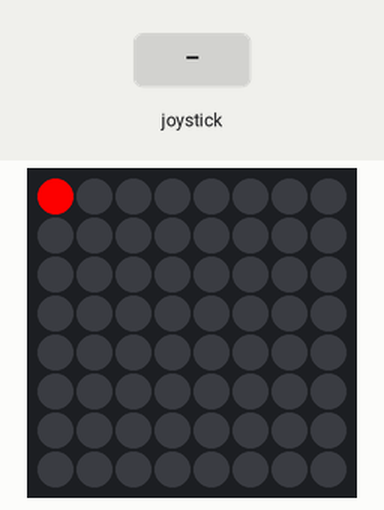
Recording of a program running on a simulated Raspberry Pi (BCM pin numbers) with a Sense HAT. Parts: the Sense HAT's 8×8 RGB LED matrix. The inputs (shaded band) are chosen by the test bench. What the program prints to the terminal is not drawn.

Above: at 1.2 s.
1.3 s: joystick pushed up
2.8 s: joystick pushed left
At 3.1 s:
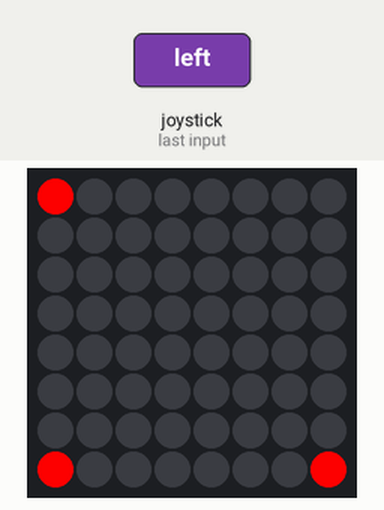
4.3 s: joystick clicked
5.8 s: joystick pushed up
At 6.6 s:
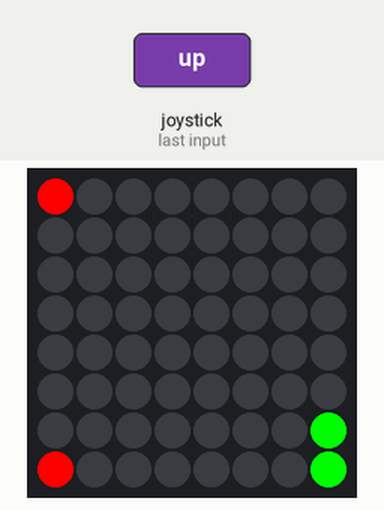
7.3 s: joystick pushed left
8.8 s: joystick clicked
Timing chart, 0 to 11.3 s (numbered marks = the images above; inputs shaded):
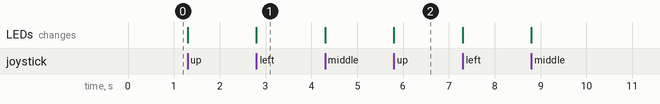

Measured:
- after the input at 2.8 s, the LEDs: change at once (image 1)
- after the input at 5.8 s, the LEDs: change at once (image 2)

The program:

draw.py
```python
#!/usr/bin/env python3
"""Use the joystick to draw on the pixel display.  Press the joystick to toggle
between colors and eraser mode.
"""

import sense_hat

COLORS = [
    (255,   0,   0),
    (  0, 255,   0),
    (  0,   0, 255),
    (255, 255,   0),
    (  0, 255, 255),
    (255,   0, 255),
    (  0,   0,   0),
]

def event_loop(sense):
    current_xy = [0, 0]
    current_color_idx = 0
    sense.set_pixel(current_xy[0], current_xy[1], *(COLORS[current_color_idx]))

    while True:
        prev_color = None
        for event in sense.stick.get_events():
            event_act = event.action[0].lower()
            event_dir = event.direction[0].lower()
            if event_act in ("p", "h"):
                if event_dir != 'm':
                    if prev_color is not None:
                        sense.set_pixel(current_xy[0], current_xy[1], *prev_color)
                    if event_dir == "l":
                        current_xy[0] = (current_xy[0] - 1) % 8
                    elif event_dir == "r":
                        current_xy[0] = (current_xy[0] + 1) % 8
                    elif event_dir == "u":
                        current_xy[1] = (current_xy[1] - 1) % 8
                    elif event_dir == "d":
                        current_xy[1] = (current_xy[1] + 1) % 8
                    prev_color = sense.get_pixel(current_xy[0], current_xy[1])
                else:
                    current_color_idx = (current_color_idx + 1) % len(COLORS)
                sense.set_pixel(current_xy[0], current_xy[1], *(COLORS[current_color_idx]))

if __name__ == "__main__":
    sense = sense_hat.SenseHat()
    sense.clear()
    print("Ready!")
    event_loop(sense)
```
